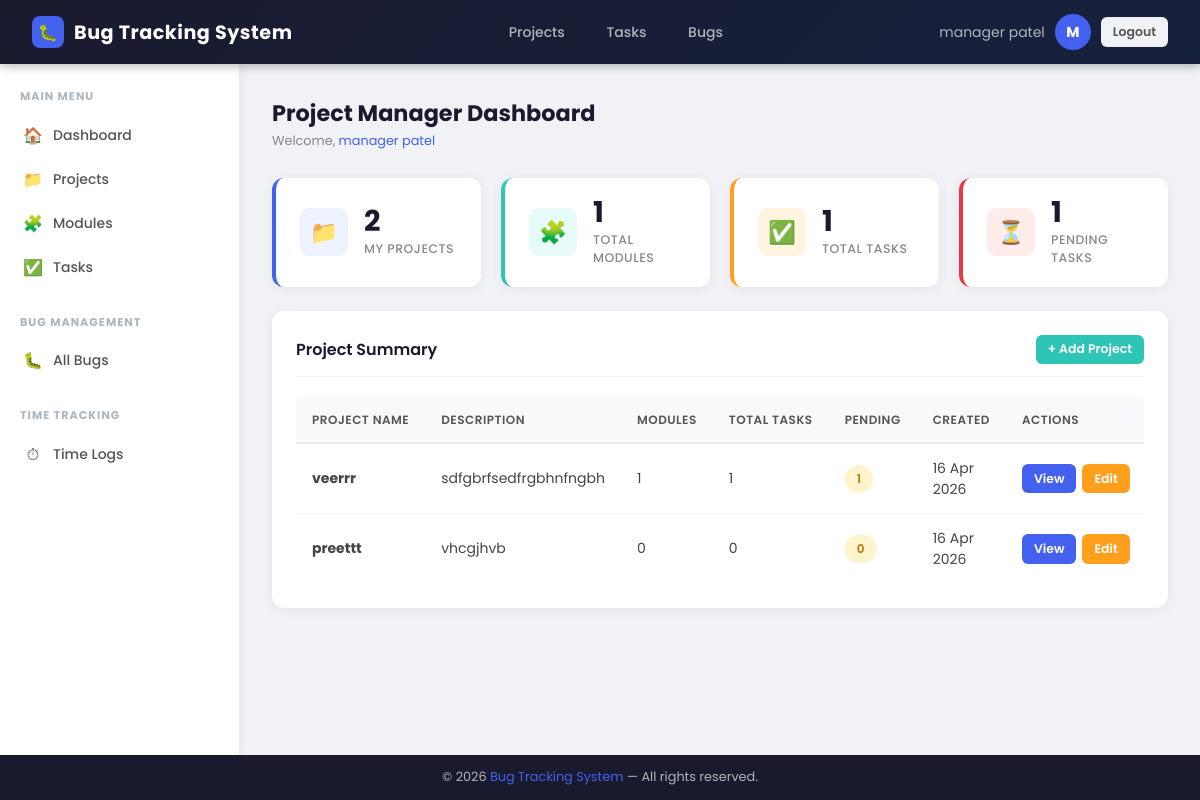
The app's page /dashboards/managerDashboard/ (signed in), older data.
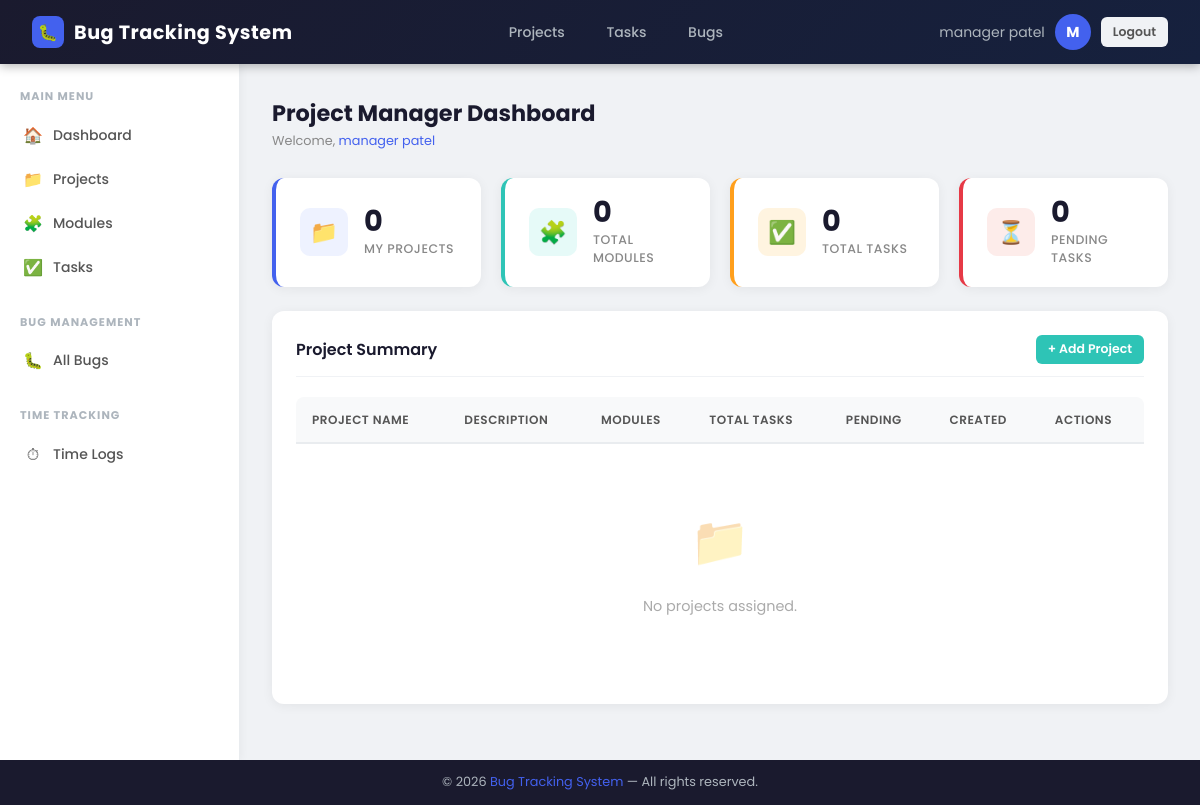
The same page, newer data.
### core/models.py (models this page shows, shortened)
class Project(models.Model):
    name = models.CharField(max_length=200)
    description = models.TextField(null=True, blank=True)
    manager = models.ForeignKey(User,on_delete=models.CASCADE,related_name='managed_projects',db_column="manager_id")
    created_at = models.DateTimeField(auto_now_add=True)
    class Meta:
        db_table = "projects"

### dashboards/decorators.py (the view)
        def wrapper_func(request, *args, **kwargs):
            if not request.user.is_authenticated:
                return redirect("login")
            if request.user.role in allowed_roles:
                return view_func(request, *args, **kwargs)
            else:
                return render(request, "dashboards/unauthorized.html")

### core/models.py (called while the page is built)
    def get_full_name(self):
        full_name = f"{self.first_name or ''} {self.last_name or ''}".strip()
        return full_name if full_name else self.email

### templates/dashboards/manager_dashboard.html (shortened to what this page needs)
{% extends 'core/base.html' %}
{% block content %}
<div class="page-header">
    <div>
        <div class="page-title">Project Manager Dashboard</div>
        <div class="breadcrumb">Welcome, <span>{{ user.get_full_name}}</span></div>
    </div>
</div>
<div class="stats-grid">
    <div class="stat-card blue">
        <div class="stat-icon">📁</div>
        <div class="stat-info">
            <div class="stat-number">{{ my_projects|default:"0" }}</div>
            <div class="stat-label">My Projects</div>
        </div>
    </div>
    <div class="stat-card green">
        <div class="stat-icon">🧩</div>
        <div class="stat-info">
            <div class="stat-number">{{ total_modules|default:"0" }}</div>
            <div class="stat-label">Total Modules</div>
        </div>
    </div>
    <div class="stat-card orange">
        <div class="stat-icon">✅</div>
        <div class="stat-info">
            <div class="stat-number">{{ total_tasks|default:"0" }}</div>
            <div class="stat-label">Total Tasks</div>
        </div>
    </div>
    <div class="stat-card red">
        <div class="stat-icon">⏳</div>
        <div class="stat-info">
            <div class="stat-number">{{ pending_tasks|default:"0" }}</div>
            <div class="stat-label">Pending Tasks</div>
        </div>
    </div>
</div>
<div class="card">
    <div class="card-header">
        <div class="card-title">Project Summary</div>
        <a href="{% url 'project_create' %}" class="btn btn-success btn-sm">+ Add Project</a>
    </div>
    <div class="table-responsive">
        <table>
            <thead>
                <tr>
                    <th>Project Name</th>
                    <th>Description</th>
                    <th>Modules</th>
                    <th>Total Tasks</th>
                    <th>Pending</th>
                    <th>Created</th>
                    <th>Actions</th>
                </tr>
            </thead>
            <tbody>
                {% for project in projects %}
                <tr>
                    <td><strong>{{ project.name }}</strong></td>
                    <td>{{ project.description|truncatechars:50 }}</td>
                    <td>{{ project.modules.count }}</td>
                    <td>{{ project.total_tasks }}</td>
                    <td><span class="badge badge-pending">{{ project.pending_tasks }}</span></td>
                    <td>{{ project.created_at|date:"d M Y" }}</td>
                    <td>
                        <div class="action-btns">
                            <a href="{% url 'project_detail' project.id %}" class="btn btn-primary btn-sm">View</a>
                            <a href="{% url 'project_edit' project.id %}" class="btn btn-warning btn-sm">Edit</a>
                        </div>
                    </td>
                </tr>
                {% empty %}
                <tr><td colspan="7"><div class="empty-state"><div class="empty-icon">📁</div><p>No projects assigned.</p></div></td></tr>
                {% endfor %}
            </tbody>
        </table>
    </div>
</div>
{% endblock %}

Row changes from the older to the newer data that the page shows:
no longer on this page (row edited): Project: name "veerrr", description "sdfgbrfsedfrgbhnfngbh", modules.count "1", total_tasks "1", pending_tasks "1", created_at "16 Apr 2026"
removed Project: name "preettt", description "vhcgjhvb", modules.count "0", total_tasks "0", pending_tasks "0", created_at "16 Apr 2026"
Text that changed along with them:
{{ my_projects|default:"0" }}: "2" → "0"
{{ total_modules|default:"0" }}: "1" → "0"
{{ total_tasks|default:"0" }}: "1" → "0"
{{ pending_tasks|default:"0" }}: "1" → "0"
text now shown: "📁 No projects assigned."
